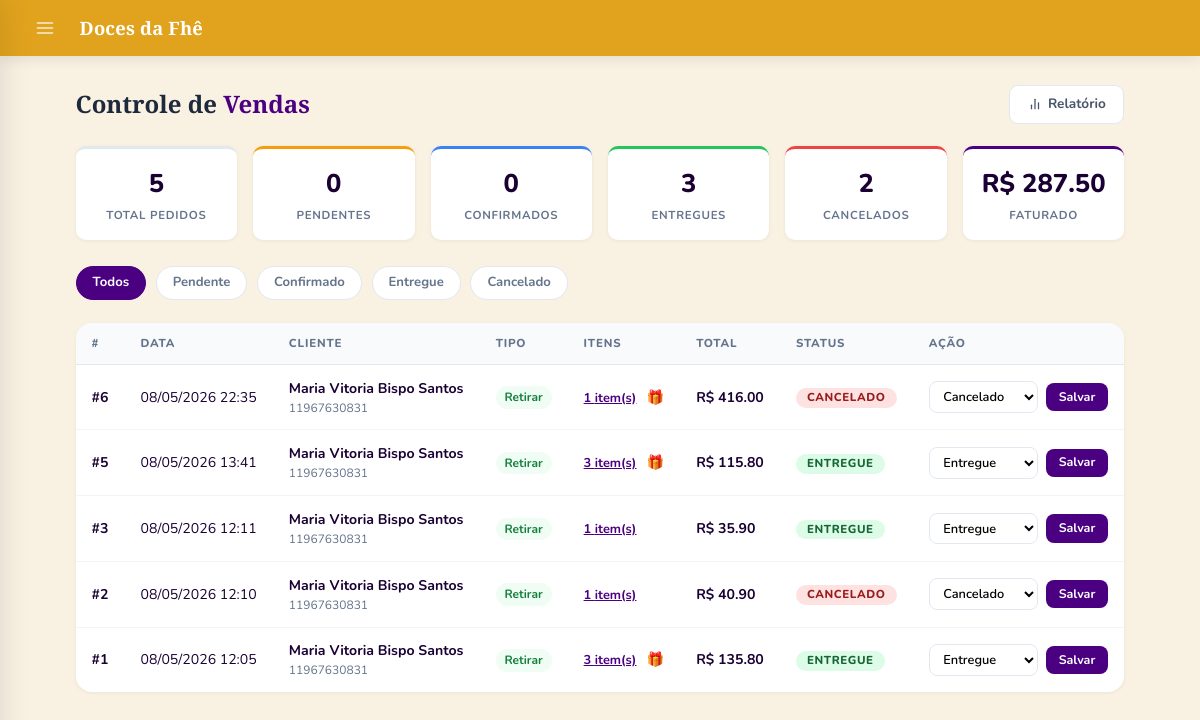
Page /admin/pedidos (signed in) on the committed database.
### models.py (models this page shows, shortened)
class SiteConfig(db.Model):
    __tablename__ = "site_config"
    id               = db.Column(db.Integer, primary_key=True)
    color_primary    = db.Column(db.String(20), default='#5B6D3D')
    color_secondary  = db.Column(db.String(20), default='#D67155')
    color_accent     = db.Column(db.String(20), default='#F3B651')
    color_dark       = db.Column(db.String(20), default='#932E50')
    color_bg         = db.Column(db.String(20), default='#FAF9F6')
    color_text       = db.Column(db.String(20), default='#2B2B2B')
    color_text_light = db.Column(db.String(20), default='#6B6B6B')
    auth_bg_color1   = db.Column(db.String(20), default='#e8eed8')
    auth_bg_color2   = db.Column(db.String(20), default='#8fa05a')
    font_title   = db.Column(db.String(100), default='Playfair Display')
    font_body    = db.Column(db.String(100), default='Nunito')
    font_size    = db.Column(db.String(10), default='16')
    title_weight = db.Column(db.String(10), default='700')
    body_weight  = db.Column(db.String(10), default='400')
    layout_mode   = db.Column(db.String(20), default='spacious')
    layout_width  = db.Column(db.String(20), default='centered')
    card_columns  = db.Column(db.Integer,    default=3)
    card_gap      = db.Column(db.Integer,    default=20)
    show_carousel = db.Column(db.Boolean,    default=True)
    btn_radius  = db.Column(db.String(10), default='12px')
    card_shadow = db.Column(db.String(10), default='medium')
    navbar_fixed = db.Column(db.Boolean, default=True)
    anim_enabled     = db.Column(db.Boolean, default=True)
    anim_intensity   = db.Column(db.String(10), default='medium')
    anim_duration    = db.Column(db.Integer,    default=220)
    anim_hover_style = db.Column(db.String(20), default='lift')
    site_name   = db.Column(db.String(100), default='Doces da Fhê')
    logo_url    = db.Column(db.String(255), nullable=True)
    logo_height     = db.Column(db.Integer, default=100)
    logo_fit        = db.Column(db.String(20), default='contain')
    carousel_height = db.Column(db.Integer, default=340)
    card_img_height = db.Column(db.Integer, default=200)
    card_radius     = db.Column(db.String(10), default='16px')
    flash_success   = db.Column(db.String(20), default='#ffffff')
    flash_error     = db.Column(db.String(20), default='#f8d7da')
    flash_info      = db.Column(db.String(20), default='#ffffff')
    new_badge_days  = db.Column(db.Integer, default=7)
    new_badge_ativo = db.Column(db.Boolean, default=True)
    blog_primary    = db.Column(db.String(20), default='#5B6D3D')
    blog_accent     = db.Column(db.String(20), default='#932E50')
    blog_bg         = db.Column(db.String(20), default='#f8fafc')
    blog_card_bg    = db.Column(db.String(20), default='#ffffff')
    blog_text       = db.Column(db.String(20), default='#1e293b')
    agenda_dias_arquivar = db.Column(db.Integer, default=30)
    updated_at      = db.Column(db.DateTime, default=datetime.utcnow, onupdate=datetime.utcnow)

class Pedido(db.Model):
    __tablename__ = "pedidos"
    id         = db.Column(db.Integer, primary_key=True)
    user_id    = db.Column(db.Integer, db.ForeignKey('users.id'), nullable=False)
    tipo       = db.Column(db.String(20), nullable=False)   # 'buscar' | 'entrega'
    endereco   = db.Column(db.String(500), nullable=True)
    total      = db.Column(db.Numeric(10, 2), nullable=False)
    status          = db.Column(db.String(20), default='pendente', nullable=False)
    oculto_cliente  = db.Column(db.Boolean, default=False, nullable=False)
    created_at      = db.Column(db.DateTime, default=datetime.utcnow)
    updated_at = db.Column(db.DateTime, default=datetime.utcnow, onupdate=datetime.utcnow)
    user  = db.relationship('User', backref='pedidos')
    itens = db.relationship('PedidoItem', backref='pedido', cascade='all, delete-orphan')

class User(db.Model, UserMixin):
    __tablename__ = "users"
    id       = db.Column(db.Integer, primary_key=True)
    email    = db.Column(db.String(120), unique=True, nullable=False, index=True)
    password = db.Column(db.String(200), nullable=False)
    name     = db.Column(db.String(120), nullable=True)   # ✅ NOVO
    phone    = db.Column(db.String(20), nullable=False)
    cep      = db.Column(db.String(8), nullable=False)
    is_admin = db.Column(db.Boolean, default=False, nullable=False)
    reset_token        = db.Column(db.String(100), unique=True, nullable=True)
    reset_token_expiry = db.Column(db.DateTime, nullable=True)
    created_at = db.Column(db.DateTime, default=datetime.utcnow)

### app.py (the view)
@app.route('/admin/pedidos')
@login_required
@admin_required
def admin_pedidos():
    corp_ids = {r[0] for r in db.session.query(PedidoItem.pedido_id)
                                        .filter(PedidoItem.notas_corp.isnot(None))
                                        .distinct().all()}
    status_filter = request.args.get('status', '')
    q = Pedido.query.filter(~Pedido.id.in_(corp_ids)).order_by(Pedido.created_at.desc())
    if status_filter:
        q = q.filter_by(status=status_filter)
    pedidos = q.all()
    base = Pedido.query.filter(~Pedido.id.in_(corp_ids))
    stats = dict(
        total      = base.count(),
        pendente   = base.filter_by(status='pendente').count(),
        confirmado = base.filter_by(status='confirmado').count(),
        entregue   = base.filter_by(status='entregue').count(),
        cancelado  = base.filter_by(status='cancelado').count(),
        faturado   = float(db.session.query(db.func.sum(Pedido.total))
                          .filter(~Pedido.id.in_(corp_ids))
                          .filter(Pedido.status.in_(['confirmado', 'entregue']))
                          .scalar() or 0),
    )
    brindes = Brinde.query.filter_by(ativo=True).order_by(Brinde.valor_minimo).all()
    return render_template('admin/pedidos.html',
                           pedidos=pedidos, status_filter=status_filter, stats=stats,
                           brindes=brindes)

### templates/admin/pedidos.html (shortened to what this page needs)
{% extends "admin/base.html" %}
{% block content %}
<div class="pd-page">
  <div style="display:flex; align-items:center; justify-content:space-between; margin-bottom:1.4rem; flex-wrap:wrap; gap:.8rem;">
    <div class="pd-title" style="margin-bottom:0;">Controle de <span>Vendas</span></div>
    <a href="{{ url_for('relatorio_estoque') }}" style="display:inline-flex; align-items:center; gap:.4rem; padding:.52rem 1.1rem; background:#fff; color:#475569; border:1.5px solid #e2e8f0; border-radius:9px; font-size:.85rem; font-weight:700; text-decoration:none; transition:all .15s;"
       onmouseover="this.style.borderColor='var(--color-primary)';this.style.color='var(--color-primary)'"
       onmouseout="this.style.borderColor='#e2e8f0';this.style.color='#475569'">
      <svg xmlns="http://www.w3.org/2000/svg" width="14" height="14" viewBox="0 0 24 24" fill="none" stroke="currentColor" stroke-width="2.2" stroke-linecap="round" stroke-linejoin="round"><line x1="18" y1="20" x2="18" y2="10"/><line x1="12" y1="20" x2="12" y2="4"/><line x1="6" y1="20" x2="6" y2="14"/></svg>
      Relatório
    </a>
  </div>
  <div class="pd-stats">
    <div class="pd-stat">
      <div class="pd-stat-val">{{ stats.total }}</div>
      <div class="pd-stat-lbl">Total pedidos</div>
    </div>
    <div class="pd-stat s-pendente">
      <div class="pd-stat-val">{{ stats.pendente }}</div>
      <div class="pd-stat-lbl">Pendentes</div>
    </div>
    <div class="pd-stat s-confirmado">
      <div class="pd-stat-val">{{ stats.confirmado }}</div>
      <div class="pd-stat-lbl">Confirmados</div>
    </div>
    <div class="pd-stat s-entregue">
      <div class="pd-stat-val">{{ stats.entregue }}</div>
      <div class="pd-stat-lbl">Entregues</div>
    </div>
    <div class="pd-stat s-cancelado">
      <div class="pd-stat-val">{{ stats.cancelado }}</div>
      <div class="pd-stat-lbl">Cancelados</div>
    </div>
    <div class="pd-stat s-faturado">
      <div class="pd-stat-val">R$ {{ "%.2f"|format(stats.faturado) }}</div>
      <div class="pd-stat-lbl">Faturado</div>
    </div>
  </div>
  <div class="pd-filters">
    <a href="{{ url_for('admin_pedidos') }}"
       class="pd-filter-btn {% if not status_filter %}active{% endif %}">Todos</a>
    <a href="{{ url_for('admin_pedidos', status='pendente') }}"
       class="pd-filter-btn {% if status_filter=='pendente' %}active{% endif %}">Pendente</a>
    <a href="{{ url_for('admin_pedidos', status='confirmado') }}"
       class="pd-filter-btn {% if status_filter=='confirmado' %}active{% endif %}">Confirmado</a>
    <a href="{{ url_for('admin_pedidos', status='entregue') }}"
       class="pd-filter-btn {% if status_filter=='entregue' %}active{% endif %}">Entregue</a>
    <a href="{{ url_for('admin_pedidos', status='cancelado') }}"
       class="pd-filter-btn {% if status_filter=='cancelado' %}active{% endif %}">Cancelado</a>
  </div>
  <div class="pd-card">
    {% if pedidos %}
    <table class="pd-table">
      <thead>
        <tr>
          <th>#</th>
          <th>Data</th>
          <th>Cliente</th>
          <th>Tipo</th>
          <th>Itens</th>
          <th>Total</th>
          <th>Status</th>
          <th>Ação</th>
        </tr>
      </thead>
      <tbody>
        {% for p in pedidos %}
        <tr>
          <td><strong>#{{ p.id }}</strong></td>
          <td>{{ p.created_at.strftime('%d/%m/%Y %H:%M') }}</td>
          <td>
            <div style="font-weight:700">{{ p.user.name or p.user.email }}</div>
            <div style="font-size:.75rem;color:var(--color-muted)">{{ p.user.phone }}</div>
          </td>
          <td>
            <span class="tipo-badge {% if p.tipo == 'entrega' %}tipo-entrega{% endif %}">
              {{ 'Entrega' if p.tipo == 'entrega' else 'Retirar' }}
            </span>
          </td>
          <td>
            {% set brinde = namespace(item=none) %}
            {% for l in brindes %}
              {% if p.total >= l.valor_minimo %}
                {% set brinde.item = l %}
              {% endif %}
            {% endfor %}
            <button class="itens-toggle" data-id="{{ p.id }}" onclick="toggleItens(this.dataset.id)">
              {{ p.itens|length }} item(s)
            </button>
            {% if brinde.item %}
            <div title="🎁 Brinde: {{ brinde.item.quantidade_brinde }}× {{ brinde.item.produto_nome }} (pedido acima de R$ {{ '%.2f'|format(brinde.item.valor_minimo) }})"
                 style="display:inline-block;margin-left:.4rem;cursor:help;">
              🎁
            </div>
            {% endif %}
          </td>
          <td><strong>R$ {{ "%.2f"|format(p.total) }}</strong></td>
          <td><span class="badge badge-{{ p.status }}">{{ p.status }}</span></td>
          <td>
            <form class="status-form"
                  method="POST"
                  action="{{ url_for('admin_pedido_status', id=p.id, status=status_filter) }}">
              <select class="status-select" name="status">
                {% for s in ['pendente','confirmado','entregue','cancelado'] %}
                <option value="{{ s }}" {% if p.status == s %}selected{% endif %}>{{ s.capitalize() }}</option>
                {% endfor %}
              </select>
              <button type="submit" class="btn-save">Salvar</button>
            </form>
          </td>
        </tr>
        {% endfor %}
      </tbody>
    </table>
    {% else %}
    <div class="empty-msg">Nenhum pedido encontrado.</div>
    {% endif %}
  </div>
</div>
{% endblock %}

### templates/admin/base.html (shortened to what this page needs)
<!DOCTYPE html>
<html>
<head>
  <link href="https://cdn.jsdelivr.net/npm/bootstrap@5.3.0/dist/css/bootstrap.min.css" rel="stylesheet">
  <link rel="stylesheet" href="https://cdnjs.cloudflare.com/ajax/libs/cropperjs/1.6.1/cropper.min.css">
  <link rel="stylesheet" href="{{ url_for('dynamic_styles') }}">
</head>
<body>
{% if current_user.is_authenticated and current_user.is_admin %}
<div class="topbar">
  <button class="topbar-menu-btn" id="drawerToggle" aria-label="Menu">
    <svg xmlns="http://www.w3.org/2000/svg" width="20" height="20" viewBox="0 0 24 24" fill="none"
         stroke="currentColor" stroke-width="2" stroke-linecap="round" stroke-linejoin="round">
      <line x1="3" y1="6"  x2="21" y2="6"/>
      <line x1="3" y1="12" x2="21" y2="12"/>
      <line x1="3" y1="18" x2="21" y2="18"/>
    </svg>
  </button>
  <span class="topbar-brand">{{ site_config.site_name if site_config else 'Doces da Fhê' }}</span>
</div>
{% endif %}
<div class="acc-content-wrap">
<main id="acc-main-content">
{% block content %}
{% endblock %}
</main>
</div>
</body>
</html>

### rows in the picture
SiteConfig: site_name "Doces da Fhê"
Pedido: id "6", created_at "08/05/2026 22:35", user "Maria Vitoria Bispo Santos", user.phone "11967630831", tipo "Retirar", itens|length "1", total "416.00", status "CANCELADO", status "Cancelado"
Pedido: id "5", created_at "08/05/2026 13:41", user "Maria Vitoria Bispo Santos", user.phone "11967630831", tipo "Retirar", itens|length "3", total "115.80", status "ENTREGUE", status "Entregue"
Pedido: id "3", created_at "08/05/2026 12:11", user "Maria Vitoria Bispo Santos", user.phone "11967630831", tipo "Retirar", itens|length "1", total "35.90", status "ENTREGUE", status "Entregue"
Pedido: id "2", created_at "08/05/2026 12:10", user "Maria Vitoria Bispo Santos", user.phone "11967630831", tipo "Retirar", itens|length "1", total "40.90", status "CANCELADO", status "Cancelado"
Pedido: id "1", created_at "08/05/2026 12:05", user "Maria Vitoria Bispo Santos", user.phone "11967630831", tipo "Retirar", itens|length "3", total "135.80", status "ENTREGUE", status "Entregue"

### other values in the picture
{{ stats.total }} "5"
{{ stats.pendente }} "0"
{{ stats.confirmado }} "0"
{{ stats.entregue }} "3"
{{ stats.cancelado }} "2"
{{ "%.2f"|format(stats.faturado) }} "287.50"
